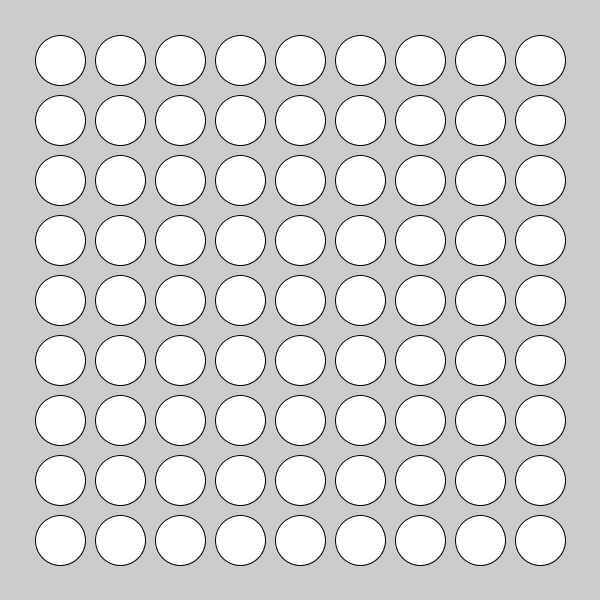
Frame 1 (no input)
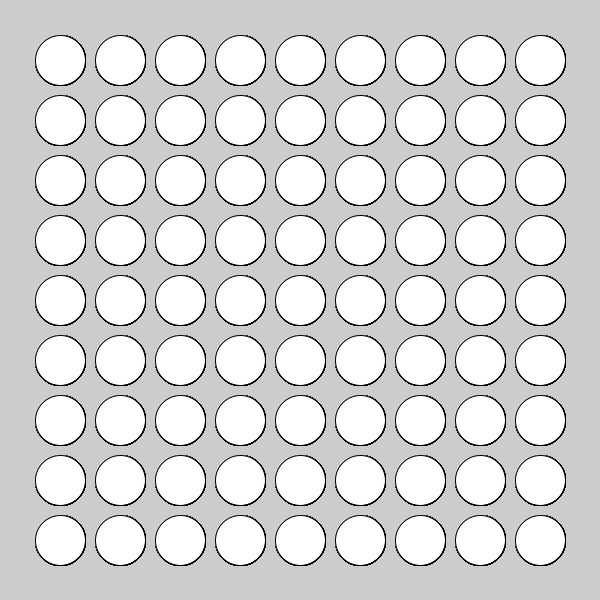
Frame 60 (the mouse pressed at the canvas centre just before this capture)
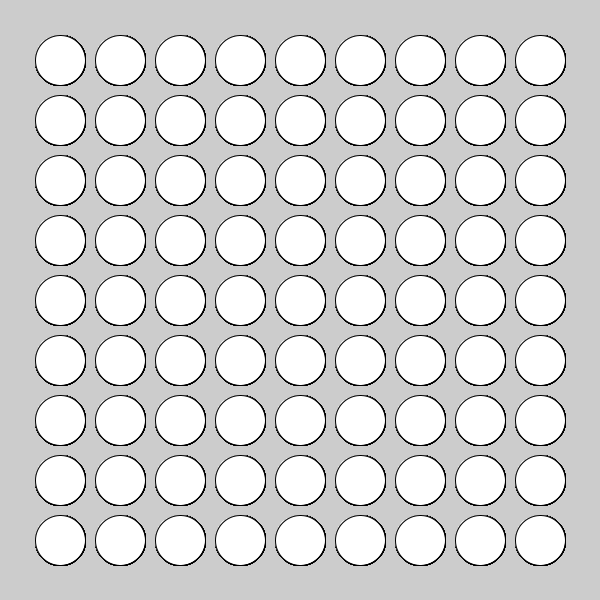
Frame 120 (the mouse held since frame 60 and released just before this capture)

The Processing sketch that drew these frames (run headless with seeded random() and noise(); from frame 60 on, the mouse is pressed at the canvas centre):

// Processing sketch: sketch_2018MidtermQ7
// ── sketch_2018MidtermQ7.pde
//fix the nested for loop so it draws a 9x9 grid of ellipses, 
//rather than the single diagonal line it currently draws.

void setup() {
  size(600, 600);
}

void draw() {
  for (int i = 1; i < 10; i++) {
    for (int j = 1; j < 10; j++) {
      ellipse(i * 60, j * 60, 50, 50);
    }
  }
}
